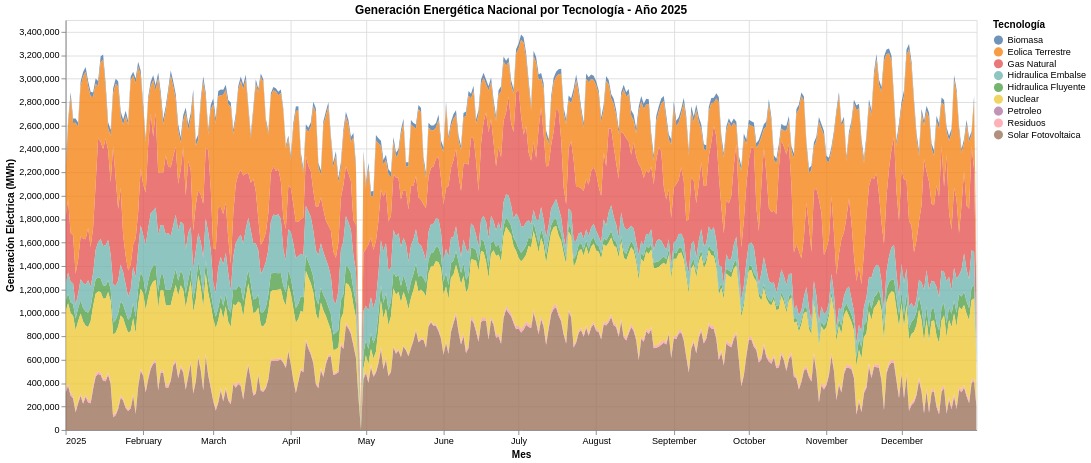

The notebook cell saved with this chart:
### Code cell
alt.data_transformers.disable_max_rows()

# Filtrar por fecha porque son demasiados registros
df_year = df_clean_copy[df_clean_copy["fecha"].between("2025-01-01", "2025-12-31")]

techs = ["biomasa_mwh", "gas_natural_mwh", "petroleo_mwh", "hidraulica_fluyente_mwh", "hidraulica_embalse_mwh", 
               "nuclear_mwh", "solar_fotovoltaica_mwh", "residuos_mwh", "eolica_terrestre_mwh"]

# Saca la media (o saldrían datos que no se pintarían)
df_grouped_year = df_year.groupby("fecha")[techs].mean().reset_index()

df_temp = df_grouped_year.melt(
    id_vars = ["fecha"],
    value_vars = techs,
    var_name = "Tecnologia",
    value_name = "MWh"
)

# Quita _mwh del nombre de las tecnologías para que se pinte bien en la leyenda
df_temp["Tecnologia"] = df_temp["Tecnologia"].str.replace("_mwh", "").str.replace("_", " ").str.title()

energy_mix = (alt
    .Chart(df_temp)
    .mark_area(opacity = 0.8)
    .encode(
        alt.X("fecha:T", title = "Mes"),
        alt.Y("MWh:Q", title = "Generación Eléctrica (MWh)", stack = "zero"),
        alt.Color("Tecnologia:N", title = "Tecnología"),
    tooltip=["fecha:T", "Tecnologia:N", "MWh:Q"]
    ).properties(
        title = "Generación Energética Nacional por Tecnología - Año 2025",
        width = 1000,
        height = 450
    ).interactive(bind_y = False) # para hacer zoom
)
energy_mix

### Figure 1 — Vega-Lite specification as saved in the notebook (floating-point values rounded to 4 significant figures; data arrays with more than 128 entries replaced by an {"elided": "..."} marker saying what was removed)
{"config": {"view": {"continuousWidth": 300, "continuousHeight": 300}}, "data": {"name": "data-72c19acf6f22dbd0bcb00299dc17928a"}, "mark": {"type": "area", "opacity": 0.8}, "encoding": {"color": {"field": "Tecnologia", "title": "Tecnología", "type": "nominal"}, "tooltip": [{"field": "fecha", "type": "temporal"}, {"field": "Tecnologia", "type": "nominal"}, {"field": "MWh", "type": "quantitative"}], "x": {"field": "fecha", "title": "Mes", "type": "temporal"}, "y": {"field": "MWh", "stack": "zero", "title": "Generación Eléctrica (MWh)", "type": "quantitative"}}, "height": 450, "params": [{"name": "param_2", "select": {"type": "interval", "encodings": ["x"]}, "bind": "scales"}], "title": "Generación Energética Nacional por Tecnología - Año 2025", "width": 1000, "$schema": "https://vega.github.io/schema/vega-lite/v5.15.1.json", "datasets": {"data-72c19acf6f22dbd0bcb00299dc17928a": {"elided": "3285 records"}}}
